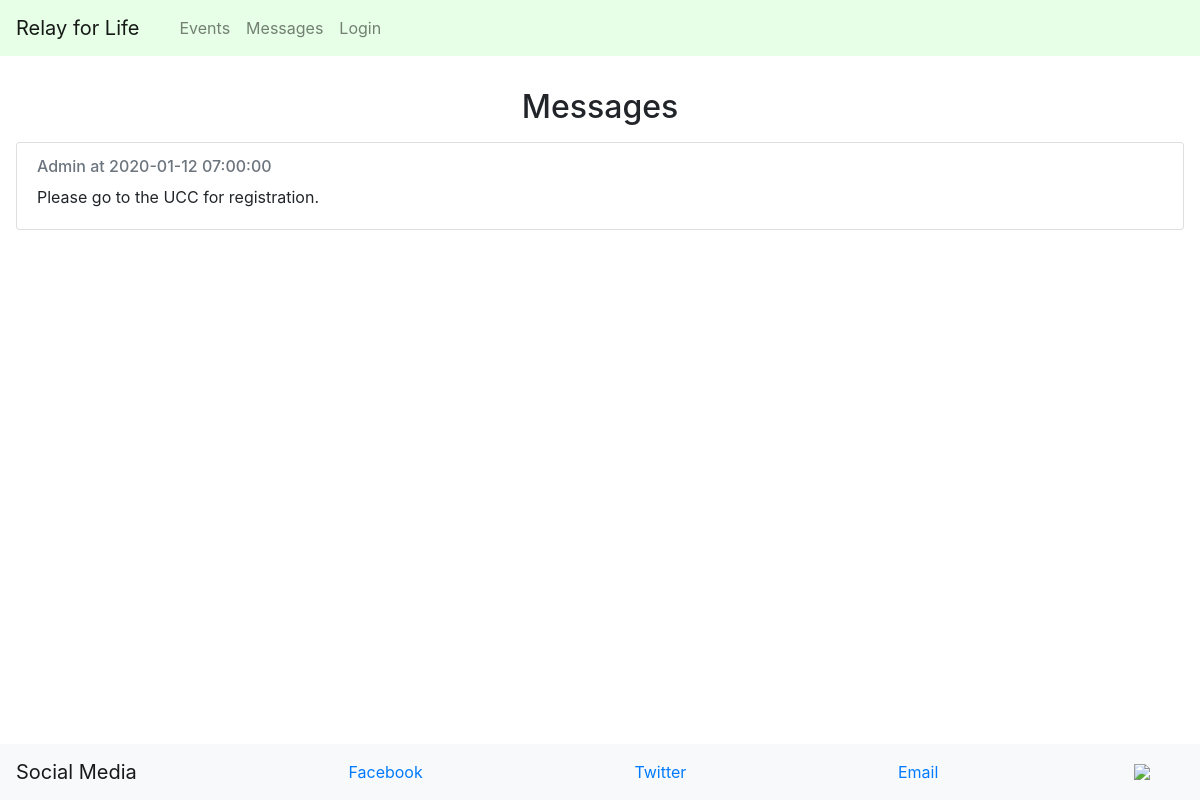
/messages, run on an earlier commit of the app's database.
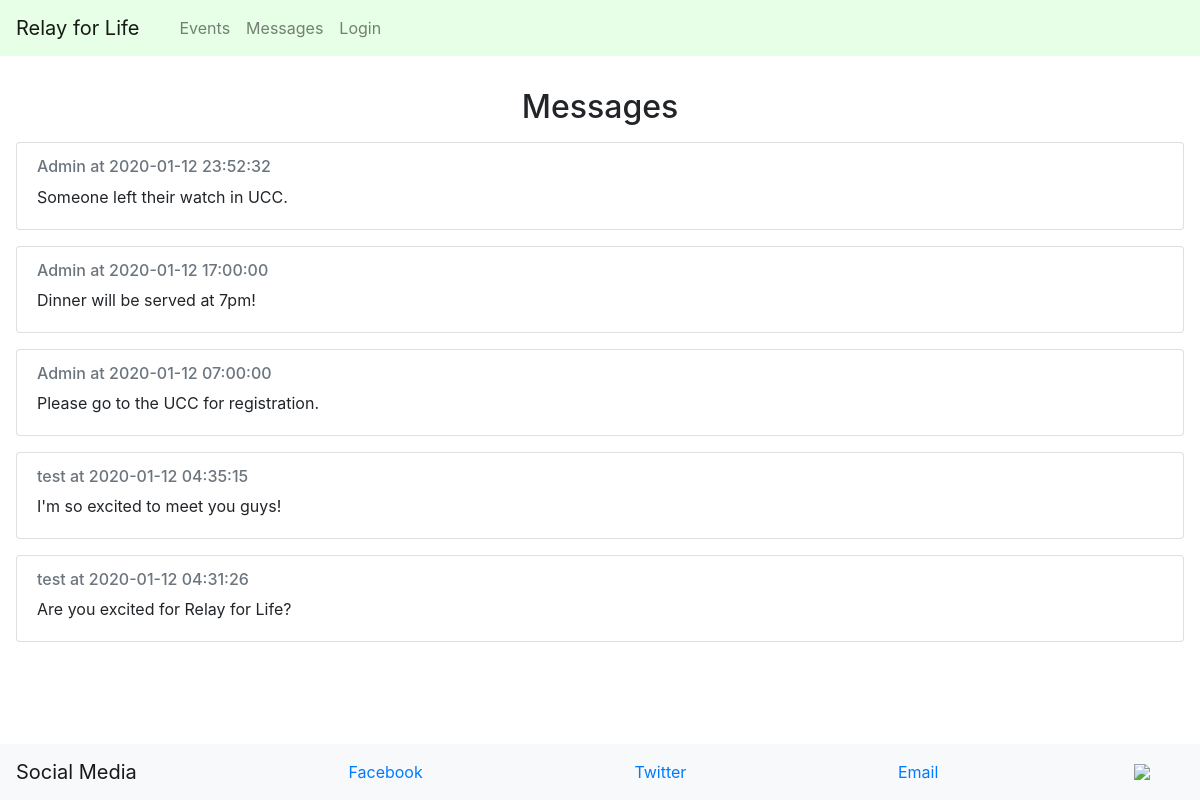
And on a later commit of the database.
### app/models.py (models this page shows, shortened)
class Message(db.Model):
    id = db.Column(db.Integer, primary_key=True)
    text = db.Column(db.String(500), index=True, unique=True)
    timestamp = db.Column(db.DateTime, index=True)
    user_id = db.Column(db.Integer, db.ForeignKey('user.id'), nullable=False)

class User(UserMixin, db.Model):
    id = db.Column(db.Integer, primary_key=True)
    username = db.Column(db.String(64), index=True, unique=True)
    password_hash = db.Column(db.String(128))
    admin = db.Column(db.Integer)
    messages = db.relationship('Message', backref='user', lazy=True)

### app/routes.py (the view)
@app.route('/messages', methods=['GET', 'POST'])
def addmessage():
    form = PostForm()
    messages = Message.query.join(User).add_columns(User.id, User.username, Message.text, Message.timestamp).order_by(desc(Message.timestamp)).all()
    if form.validate_on_submit():
        message = Message(text=form.content.data, timestamp=datetime.now(), user_id=current_user.id)
        db.session.add(message)
        db.session.commit()
        return redirect('/messages')
    return render_template('messages.html', messages=messages, form=form)

### app/templates/messages.html (shortened to what this page needs)
{% extends "base.html" %}
{% block content %}
        <div>
            <h2 id="messages" class="text-center" style="margin-top:1em;">Messages</h2>
        </div>
        {% for message in messages %}
        <div class="card" style="margin:1em;">
            <div class="card-body">
              <h6 class="card-subtitle mb-2 text-muted">{{ message.username }} at {{ message.timestamp.strftime("%Y-%m-%d %H:%M:%S") }}</h6>
              <p class="card-text">{{ message.text }}</p>
            </div>
          </div>
        {% endfor %}
{% endblock %}

What changed in the data, as far as the page shows it:
added Message: username "Admin", timestamp "2020-01-12 23:52:32", text "Someone left their watch in UCC."
added Message: username "Admin", timestamp "2020-01-12 17:00:00", text "Dinner will be served at 7pm!"
added Message: username "test", timestamp "2020-01-12 04:35:15", text "I'm so excited to meet you guys!"
added Message: username "test", timestamp "2020-01-12 04:31:26", text "Are you excited for Relay for Life?"
